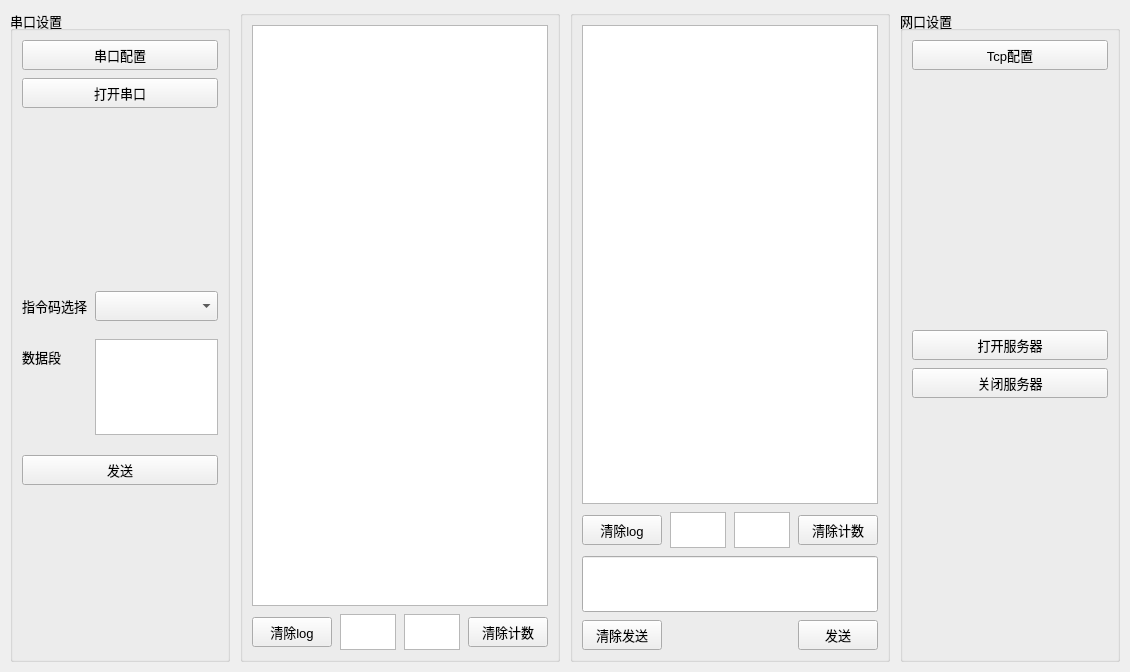
<?xml version="1.0" encoding="UTF-8"?>
<ui version="4.0">
  <class>variableFreq</class>
  <widget class="QWidget" name="variableFreq">
    <property name="geometry">
      <rect>
        <x>0</x>
        <y>0</y>
        <width>1109</width>
        <height>672</height>
      </rect>
    </property>
    <property name="windowTitle">
      <string>Form</string>
    </property>
    <property name="font">
      <font>
        <pointsize>10</pointsize>
      </font>
    </property>
    <layout class="QHBoxLayout" name="mainLayout">
      <property name="spacing">
        <number>10</number>
      </property>
      <property name="leftMargin">
        <number>10</number>
      </property>
      <property name="topMargin">
        <number>10</number>
      </property>
      <property name="rightMargin">
        <number>10</number>
      </property>
      <property name="bottomMargin">
        <number>10</number>
      </property>
      <item>
        <widget class="QGroupBox" name="groupBox">
          <property name="sizePolicy">
            <sizepolicy hsizetype="Preferred" vsizetype="Expanding">
              <horstretch>0</horstretch>
              <verstretch>0</verstretch>
            </sizepolicy>
          </property>
          <property name="minimumSize">
            <size>
              <width>220</width>
              <height>0</height>
            </size>
          </property>
          <property name="title">
            <string>串口设置</string>
          </property>
          <layout class="QVBoxLayout" name="serialGroupLayout">
            <property name="spacing">
              <number>8</number>
            </property>
            <item>
              <widget class="QPushButton" name="serialConfigButton">
                <property name="minimumSize">
                  <size>
                    <width>0</width>
                    <height>30</height>
                  </size>
                </property>
                <property name="text">
                  <string>串口配置</string>
                </property>
              </widget>
            </item>
            <item>
              <widget class="QPushButton" name="serialSwitch">
                <property name="minimumSize">
                  <size>
                    <width>0</width>
                    <height>30</height>
                  </size>
                </property>
                <property name="text">
                  <string>打开串口</string>
                </property>
              </widget>
            </item>
            <item>
              <spacer name="serialTopSpacer">
                <property name="orientation">
                  <enum>Qt::Vertical</enum>
                </property>
                <property name="sizeHint" stdset="0">
                  <size>
                    <width>20</width>
                    <height>20</height>
                  </size>
                </property>
              </spacer>
            </item>
            <item>
              <layout class="QFormLayout" name="serialSendFormLayout">
                <property name="horizontalSpacing">
                  <number>8</number>
                </property>
                <property name="verticalSpacing">
                  <number>8</number>
                </property>
                <item row="0" column="0">
                  <widget class="QLabel" name="label">
                    <property name="text">
                      <string>指令码选择</string>
                    </property>
                  </widget>
                </item>
                <item row="0" column="1">
                  <widget class="QComboBox" name="serialSendDataCMD">
                    <property name="minimumSize">
                      <size>
                        <width>0</width>
                        <height>30</height>
                      </size>
                    </property>
                  </widget>
                </item>
                <item row="1" column="0">
                  <widget class="QLabel" name="label_2">
                    <property name="text">
                      <string>数据段</string>
                    </property>
                  </widget>
                </item>
                <item row="1" column="1">
                  <widget class="QTextEdit" name="serialSendData">
                    <property name="minimumSize">
                      <size>
                        <width>0</width>
                        <height>64</height>
                      </size>
                    </property>
                    <property name="maximumSize">
                      <size>
                        <width>16777215</width>
                        <height>96</height>
                      </size>
                    </property>
                  </widget>
                </item>
              </layout>
            </item>
            <item>
              <widget class="QPushButton" name="serialSendButton">
                <property name="minimumSize">
                  <size>
                    <width>0</width>
                    <height>30</height>
                  </size>
                </property>
                <property name="text">
                  <string>发送</string>
                </property>
              </widget>
            </item>
            <item>
              <spacer name="serialBottomSpacer">
                <property name="orientation">
                  <enum>Qt::Vertical</enum>
                </property>
                <property name="sizeHint" stdset="0">
                  <size>
                    <width>20</width>
                    <height>40</height>
                  </size>
                </property>
              </spacer>
            </item>
          </layout>
        </widget>
      </item>
      <item>
        <widget class="QGroupBox" name="serial_display_group">
          <property name="sizePolicy">
            <sizepolicy hsizetype="Expanding" vsizetype="Expanding">
              <horstretch>1</horstretch>
              <verstretch>0</verstretch>
            </sizepolicy>
          </property>
          <property name="title">
            <string />
          </property>
          <layout class="QVBoxLayout" name="serialDisplayLayout">
            <property name="spacing">
              <number>8</number>
            </property>
            <item>
              <widget class="QTextEdit" name="serialLogDisplay">
                <property name="sizePolicy">
                  <sizepolicy hsizetype="Expanding" vsizetype="Expanding">
                    <horstretch>0</horstretch>
                    <verstretch>1</verstretch>
                  </sizepolicy>
                </property>
              </widget>
            </item>
            <item>
              <layout class="QHBoxLayout" name="serialCounterLayout">
                <item>
                  <widget class="QPushButton" name="serialClearLogButton">
                    <property name="minimumSize">
                      <size>
                        <width>0</width>
                        <height>30</height>
                      </size>
                    </property>
                    <property name="text">
                      <string>清除log</string>
                    </property>
                  </widget>
                </item>
                <item>
                  <widget class="QTextEdit" name="serialTxDisplay">
                    <property name="enabled">
                      <bool>true</bool>
                    </property>
                    <property name="minimumSize">
                      <size>
                        <width>56</width>
                        <height>30</height>
                      </size>
                    </property>
                    <property name="maximumSize">
                      <size>
                        <width>80</width>
                        <height>36</height>
                      </size>
                    </property>
                  </widget>
                </item>
                <item>
                  <widget class="QTextEdit" name="serialRxDisplay">
                    <property name="minimumSize">
                      <size>
                        <width>56</width>
                        <height>30</height>
                      </size>
                    </property>
                    <property name="maximumSize">
                      <size>
                        <width>80</width>
                        <height>36</height>
                      </size>
                    </property>
                  </widget>
                </item>
                <item>
                  <widget class="QPushButton" name="on_serialClearCountButton">
                    <property name="minimumSize">
                      <size>
                        <width>0</width>
                        <height>30</height>
                      </size>
                    </property>
                    <property name="text">
                      <string>清除计数</string>
                    </property>
                  </widget>
                </item>
              </layout>
            </item>
          </layout>
        </widget>
      </item>
      <item>
        <widget class="QGroupBox" name="tcp_display_group">
          <property name="sizePolicy">
            <sizepolicy hsizetype="Expanding" vsizetype="Expanding">
              <horstretch>1</horstretch>
              <verstretch>0</verstretch>
            </sizepolicy>
          </property>
          <property name="title">
            <string />
          </property>
          <layout class="QVBoxLayout" name="tcpDisplayLayout">
            <property name="spacing">
              <number>8</number>
            </property>
            <item>
              <widget class="QTextEdit" name="tcpLogDisplay">
                <property name="sizePolicy">
                  <sizepolicy hsizetype="Expanding" vsizetype="Expanding">
                    <horstretch>0</horstretch>
                    <verstretch>1</verstretch>
                  </sizepolicy>
                </property>
              </widget>
            </item>
            <item>
              <layout class="QHBoxLayout" name="tcpCounterLayout">
                <item>
                  <widget class="QPushButton" name="tcpClearLogButton">
                    <property name="minimumSize">
                      <size>
                        <width>0</width>
                        <height>30</height>
                      </size>
                    </property>
                    <property name="text">
                      <string>清除log</string>
                    </property>
                  </widget>
                </item>
                <item>
                  <widget class="QTextEdit" name="tx_display_tcp">
                    <property name="enabled">
                      <bool>true</bool>
                    </property>
                    <property name="minimumSize">
                      <size>
                        <width>56</width>
                        <height>30</height>
                      </size>
                    </property>
                    <property name="maximumSize">
                      <size>
                        <width>80</width>
                        <height>36</height>
                      </size>
                    </property>
                  </widget>
                </item>
                <item>
                  <widget class="QTextEdit" name="rx_display_tcp">
                    <property name="minimumSize">
                      <size>
                        <width>56</width>
                        <height>30</height>
                      </size>
                    </property>
                    <property name="maximumSize">
                      <size>
                        <width>80</width>
                        <height>36</height>
                      </size>
                    </property>
                  </widget>
                </item>
                <item>
                  <widget class="QPushButton" name="rxtx_clear_tcp">
                    <property name="minimumSize">
                      <size>
                        <width>0</width>
                        <height>30</height>
                      </size>
                    </property>
                    <property name="text">
                      <string>清除计数</string>
                    </property>
                  </widget>
                </item>
              </layout>
            </item>
            <item>
              <widget class="QLineEdit" name="tcpSendDataEdit">
                <property name="minimumSize">
                  <size>
                    <width>0</width>
                    <height>56</height>
                  </size>
                </property>
              </widget>
            </item>
            <item>
              <layout class="QHBoxLayout" name="tcpSendLayout">
                <item>
                  <widget class="QPushButton" name="tcpClearTxDataButton">
                    <property name="minimumSize">
                      <size>
                        <width>0</width>
                        <height>30</height>
                      </size>
                    </property>
                    <property name="text">
                      <string>清除发送</string>
                    </property>
                  </widget>
                </item>
                <item>
                  <spacer name="tcpSendSpacer">
                    <property name="orientation">
                      <enum>Qt::Horizontal</enum>
                    </property>
                    <property name="sizeHint" stdset="0">
                      <size>
                        <width>40</width>
                        <height>20</height>
                      </size>
                    </property>
                  </spacer>
                </item>
                <item>
                  <widget class="QPushButton" name="tcpSendButton">
                    <property name="minimumSize">
                      <size>
                        <width>0</width>
                        <height>30</height>
                      </size>
                    </property>
                    <property name="text">
                      <string>发送</string>
                    </property>
                  </widget>
                </item>
              </layout>
            </item>
          </layout>
        </widget>
      </item>
      <item>
        <widget class="QGroupBox" name="groupBox_2">
          <property name="sizePolicy">
            <sizepolicy hsizetype="Preferred" vsizetype="Expanding">
              <horstretch>0</horstretch>
              <verstretch>0</verstretch>
            </sizepolicy>
          </property>
          <property name="minimumSize">
            <size>
              <width>220</width>
              <height>0</height>
            </size>
          </property>
          <property name="title">
            <string>网口设置</string>
          </property>
          <layout class="QVBoxLayout" name="tcpSettingLayout">
            <property name="spacing">
              <number>8</number>
            </property>
            <item>
              <widget class="QPushButton" name="tcpConfigButton">
                <property name="minimumSize">
                  <size>
                    <width>0</width>
                    <height>30</height>
                  </size>
                </property>
                <property name="text">
                  <string>Tcp配置</string>
                </property>
              </widget>
            </item>
            <item>
              <spacer name="tcpConfigSpacerTop">
                <property name="orientation">
                  <enum>Qt::Vertical</enum>
                </property>
                <property name="sizeHint" stdset="0">
                  <size>
                    <width>20</width>
                    <height>20</height>
                  </size>
                </property>
              </spacer>
            </item>
            <item>
              <widget class="QPushButton" name="tcpConnectButton">
                <property name="minimumSize">
                  <size>
                    <width>0</width>
                    <height>30</height>
                  </size>
                </property>
                <property name="text">
                  <string>打开服务器</string>
                </property>
              </widget>
            </item>
            <item>
              <widget class="QPushButton" name="tcpDisconnectButton">
                <property name="minimumSize">
                  <size>
                    <width>0</width>
                    <height>30</height>
                  </size>
                </property>
                <property name="text">
                  <string>关闭服务器</string>
                </property>
              </widget>
            </item>
            <item>
              <spacer name="tcpConfigSpacerBottom">
                <property name="orientation">
                  <enum>Qt::Vertical</enum>
                </property>
                <property name="sizeHint" stdset="0">
                  <size>
                    <width>20</width>
                    <height>40</height>
                  </size>
                </property>
              </spacer>
            </item>
          </layout>
        </widget>
      </item>
    </layout>
  </widget>
  <resources />
  <connections />
</ui>
